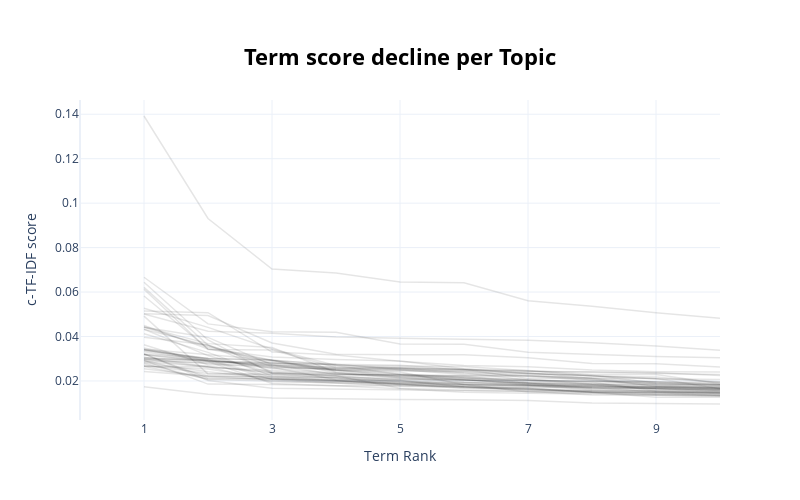

Notebook source saved alongside this figure:
### Code cell
topic_model.visualize_term_rank()

### Figure 1 — Plotly figure (JSON) as saved in the notebook; plotly's stock layout.template omitted (floating-point values rounded to 4 significant figures)
{"data": [{"hovertext": "<b>Topic -1</b>:de_and_em_para_the_to_com_of_que_d", "line": {"color": "black", "width": 1.5}, "mode": "lines+lines", "name": "", "opacity": 0.1, "type": "scatter", "x": [1, 2, 3, 4, 5, 6, 7, 8, 9, 10], "y": [0.01738, 0.01399, 0.01235, 0.01182, 0.01162, 0.01158, 0.0112, 0.01005, 0.009837, 0.00963]}, {"hovertext": "<b>Topic 0</b>:de_desenvolvimento_em_experincia_co", "line": {"color": "black", "width": 1.5}, "mode": "lines+lines", "name": "", "opacity": 0.1, "type": "scatter", "x": [1, 2, 3, 4, 5, 6, 7, 8, 9, 10], "y": [0.02985, 0.02917, 0.0272, 0.02293, 0.02265, 0.02077, 0.0183, 0.01628, 0.01563, 0.01529]}, {"hovertext": "<b>Topic 1</b>:de_que_com_para_em_dados_voc_da_do_", "line": {"color": "black", "width": 1.5}, "mode": "lines+lines", "name": "", "opacity": 0.1, "type": "scatter", "x": [1, 2, 3, 4, 5, 6, 7, 8, 9, 10], "y": [0.0265, 0.02098, 0.02084, 0.02062, 0.02025, 0.01728, 0.0166, 0.01488, 0.01484, 0.01453]}, {"hovertext": "<b>Topic 2</b>:bi_de_dados_em_power_para_com_dashb", "line": {"color": "black", "width": 1.5}, "mode": "lines+lines", "name": "", "opacity": 0.1, "type": "scatter", "x": [1, 2, 3, 4, 5, 6, 7, 8, 9, 10], "y": [0.04437, 0.03679, 0.03505, 0.02397, 0.02177, 0.02028, 0.019, 0.01714, 0.01701, 0.01689]}, {"hovertext": "<b>Topic 3</b>:in_the_and_python_with_development_", "line": {"color": "black", "width": 1.5}, "mode": "lines+lines", "name": "", "opacity": 0.1, "type": "scatter", "x": [1, 2, 3, 4, 5, 6, 7, 8, 9, 10], "y": [0.03056, 0.02874, 0.02852, 0.02577, 0.02576, 0.02494, 0.0243, 0.02409, 0.02364, 0.0225]}, {"hovertext": "<b>Topic 4</b>:and_to_the_of_with_experience_we_yo", "line": {"color": "black", "width": 1.5}, "mode": "lines+lines", "name": "", "opacity": 0.1, "type": "scatter", "x": [1, 2, 3, 4, 5, 6, 7, 8, 9, 10], "y": [0.02987, 0.02606, 0.0247, 0.02334, 0.02128, 0.02115, 0.02022, 0.0197, 0.01963, 0.01835]}, {"hovertext": "<b>Topic 5</b>:marketing_de_em_para_com_do_que_da_", "line": {"color": "black", "width": 1.5}, "mode": "lines+lines", "name": "", "opacity": 0.1, "type": "scatter", "x": [1, 2, 3, 4, 5, 6, 7, 8, 9, 10], "y": [0.03479, 0.02932, 0.0207, 0.02004, 0.01813, 0.01759, 0.01658, 0.01488, 0.01476, 0.01349]}, {"hovertext": "<b>Topic 6</b>:de_em_logstica_com_para_do_da_dos_q", "line": {"color": "black", "width": 1.5}, "mode": "lines+lines", "name": "", "opacity": 0.1, "type": "scatter", "x": [1, 2, 3, 4, 5, 6, 7, 8, 9, 10], "y": [0.02924, 0.01858, 0.01845, 0.01781, 0.0178, 0.01697, 0.01628, 0.01494, 0.01271, 0.01264]}, {"hovertext": "<b>Topic 7</b>:de_que_accenture_em_com_ou_para_no_", "line": {"color": "black", "width": 1.5}, "mode": "lines+lines", "name": "", "opacity": 0.1, "type": "scatter", "x": [1, 2, 3, 4, 5, 6, 7, 8, 9, 10], "y": [0.02659, 0.02636, 0.02387, 0.02224, 0.02061, 0.02052, 0.01895, 0.01656, 0.01648, 0.016]}, {"hovertext": "<b>Topic 8</b>:dados_de_em_para_modelos_anlise_com", "line": {"color": "black", "width": 1.5}, "mode": "lines+lines", "name": "", "opacity": 0.1, "type": "scatter", "x": [1, 2, 3, 4, 5, 6, 7, 8, 9, 10], "y": [0.06442, 0.03843, 0.02337, 0.02236, 0.01669, 0.01584, 0.01538, 0.01368, 0.01351, 0.01326]}, {"hovertext": "<b>Topic 9</b>:de_da_rh_analista_em_com_dos_para_o", "line": {"color": "black", "width": 1.5}, "mode": "lines+lines", "name": "", "opacity": 0.1, "type": "scatter", "x": [1, 2, 3, 4, 5, 6, 7, 8, 9, 10], "y": [0.03224, 0.02019, 0.01668, 0.01625, 0.01602, 0.01565, 0.01527, 0.01509, 0.01408, 0.01375]}, {"hovertext": "<b>Topic 10</b>:to_the_and_of_our_team_work_softwa", "line": {"color": "black", "width": 1.5}, "mode": "lines+lines", "name": "", "opacity": 0.1, "type": "scatter", "x": [1, 2, 3, 4, 5, 6, 7, 8, 9, 10], "y": [0.03319, 0.02908, 0.02716, 0.02524, 0.02477, 0.0236, 0.02335, 0.02238, 0.02103, 0.0197]}, {"hovertext": "<b>Topic 11</b>:and_the_to_of_in_we_vtex_is_you_wi", "line": {"color": "black", "width": 1.5}, "mode": "lines+lines", "name": "", "opacity": 0.1, "type": "scatter", "x": [1, 2, 3, 4, 5, 6, 7, 8, 9, 10], "y": [0.03217, 0.03026, 0.02915, 0.02463, 0.02281, 0.02026, 0.02024, 0.01853, 0.01852, 0.01832]}, {"hovertext": "<b>Topic 12</b>:and_to_in_experience_of_with_data_", "line": {"color": "black", "width": 1.5}, "mode": "lines+lines", "name": "", "opacity": 0.1, "type": "scatter", "x": [1, 2, 3, 4, 5, 6, 7, 8, 9, 10], "y": [0.02848, 0.02663, 0.02349, 0.02287, 0.02267, 0.02225, 0.02224, 0.02128, 0.0195, 0.01945]}, {"hovertext": "<b>Topic 13</b>:sports_statistician_football_game_", "line": {"color": "black", "width": 1.5}, "mode": "lines+lines", "name": "", "opacity": 0.1, "type": "scatter", "x": [1, 2, 3, 4, 5, 6, 7, 8, 9, 10], "y": [0.1392, 0.0931, 0.07032, 0.06858, 0.0645, 0.06419, 0.05611, 0.05362, 0.05068, 0.04821]}, {"hovertext": "<b>Topic 14</b>:de_para_em_que_com_voc_uma_um_da_d", "line": {"color": "black", "width": 1.5}, "mode": "lines+lines", "name": "", "opacity": 0.1, "type": "scatter", "x": [1, 2, 3, 4, 5, 6, 7, 8, 9, 10], "y": [0.02824, 0.02409, 0.02108, 0.01986, 0.01982, 0.01761, 0.01718, 0.01706, 0.01517, 0.01438]}, {"hovertext": "<b>Topic 15</b>:crdito_de_para_creditas_com_em_pan", "line": {"color": "black", "width": 1.5}, "mode": "lines+lines", "name": "", "opacity": 0.1, "type": "scatter", "x": [1, 2, 3, 4, 5, 6, 7, 8, 9, 10], "y": [0.04126, 0.03287, 0.0222, 0.02036, 0.01843, 0.01739, 0.01598, 0.01485, 0.01413, 0.01386]}, {"hovertext": "<b>Topic 16</b>:data_and_experience_of_with_in_to_", "line": {"color": "black", "width": 1.5}, "mode": "lines+lines", "name": "", "opacity": 0.1, "type": "scatter", "x": [1, 2, 3, 4, 5, 6, 7, 8, 9, 10], "y": [0.06212, 0.03611, 0.02404, 0.02304, 0.02266, 0.02246, 0.02226, 0.02128, 0.02107, 0.01649]}, {"hovertext": "<b>Topic 17</b>:support_and_to_sap_the_of_in_with_", "line": {"color": "black", "width": 1.5}, "mode": "lines+lines", "name": "", "opacity": 0.1, "type": "scatter", "x": [1, 2, 3, 4, 5, 6, 7, 8, 9, 10], "y": [0.03371, 0.03014, 0.02938, 0.02697, 0.02296, 0.02166, 0.02072, 0.01859, 0.01733, 0.01644]}, {"hovertext": "<b>Topic 18</b>:agoda_marketing_data_from_and_on_o", "line": {"color": "black", "width": 1.5}, "mode": "lines+lines", "name": "", "opacity": 0.1, "type": "scatter", "x": [1, 2, 3, 4, 5, 6, 7, 8, 9, 10], "y": [0.04413, 0.03527, 0.02929, 0.02368, 0.0221, 0.02207, 0.01944, 0.0187, 0.0181, 0.017]}, {"hovertext": "<b>Topic 19</b>:de_em_para_cloud_com_experincia_nu", "line": {"color": "black", "width": 1.5}, "mode": "lines+lines", "name": "", "opacity": 0.1, "type": "scatter", "x": [1, 2, 3, 4, 5, 6, 7, 8, 9, 10], "y": [0.02666, 0.0254, 0.02092, 0.01906, 0.01763, 0.01727, 0.01575, 0.0157, 0.01525, 0.01487]}, {"hovertext": "<b>Topic 20</b>:de_sistemas_dos_processos_em_os_pa", "line": {"color": "black", "width": 1.5}, "mode": "lines+lines", "name": "", "opacity": 0.1, "type": "scatter", "x": [1, 2, 3, 4, 5, 6, 7, 8, 9, 10], "y": [0.03396, 0.02974, 0.0216, 0.01997, 0.0186, 0.01722, 0.01685, 0.01522, 0.01485, 0.01483]}, {"hovertext": "<b>Topic 21</b>:de_sql_em_server_dados_banco_com_p", "line": {"color": "black", "width": 1.5}, "mode": "lines+lines", "name": "", "opacity": 0.1, "type": "scatter", "x": [1, 2, 3, 4, 5, 6, 7, 8, 9, 10], "y": [0.03431, 0.032, 0.02945, 0.02496, 0.02202, 0.02143, 0.01909, 0.01816, 0.01726, 0.01667]}, {"hovertext": "<b>Topic 22</b>:and_the_to_of_in_accounting_financ", "line": {"color": "black", "width": 1.5}, "mode": "lines+lines", "name": "", "opacity": 0.1, "type": "scatter", "x": [1, 2, 3, 4, 5, 6, 7, 8, 9, 10], "y": [0.03418, 0.02888, 0.02808, 0.02731, 0.02575, 0.02367, 0.02043, 0.01944, 0.01551, 0.01546]}, {"hovertext": "<b>Topic 23</b>:java_de_spring_em_com_para_arquite", "line": {"color": "black", "width": 1.5}, "mode": "lines+lines", "name": "", "opacity": 0.1, "type": "scatter", "x": [1, 2, 3, 4, 5, 6, 7, 8, 9, 10], "y": [0.04917, 0.02315, 0.02279, 0.0217, 0.01962, 0.0193, 0.01906, 0.01791, 0.01652, 0.01485]}, {"hovertext": "<b>Topic 24</b>:de_certified_que_suporte_solutis_b", "line": {"color": "black", "width": 1.5}, "mode": "lines+lines", "name": "", "opacity": 0.1, "type": "scatter", "x": [1, 2, 3, 4, 5, 6, 7, 8, 9, 10], "y": [0.03206, 0.02129, 0.02102, 0.02035, 0.0191, 0.01867, 0.01807, 0.01791, 0.01689, 0.01635]}, {"hovertext": "<b>Topic 25</b>:de_picpay_da_com_para_em_do_que_da", "line": {"color": "black", "width": 1.5}, "mode": "lines+lines", "name": "", "opacity": 0.1, "type": "scatter", "x": [1, 2, 3, 4, 5, 6, 7, 8, 9, 10], "y": [0.02931, 0.02233, 0.0217, 0.02131, 0.01954, 0.01927, 0.01829, 0.01749, 0.01646, 0.01618]}, {"hovertext": "<b>Topic 26</b>:web_oowlish_and_to_the_wordpress_w", "line": {"color": "black", "width": 1.5}, "mode": "lines+lines", "name": "", "opacity": 0.1, "type": "scatter", "x": [1, 2, 3, 4, 5, 6, 7, 8, 9, 10], "y": [0.02901, 0.02818, 0.02798, 0.02544, 0.0254, 0.02484, 0.02458, 0.02379, 0.0233, 0.02293]}, {"hovertext": "<b>Topic 27</b>:security_and_of_the_to_in_cyber_ou", "line": {"color": "black", "width": 1.5}, "mode": "lines+lines", "name": "", "opacity": 0.1, "type": "scatter", "x": [1, 2, 3, 4, 5, 6, 7, 8, 9, 10], "y": [0.04324, 0.03142, 0.02354, 0.02221, 0.02024, 0.01839, 0.01503, 0.01461, 0.01355, 0.01322]}, {"hovertext": "<b>Topic 28</b>:de_em_inspeo_mundial_da_somos_inte", "line": {"color": "black", "width": 1.5}, "mode": "lines+lines", "name": "", "opacity": 0.1, "type": "scatter", "x": [1, 2, 3, 4, 5, 6, 7, 8, 9, 10], "y": [0.02782, 0.02064, 0.02002, 0.01893, 0.01839, 0.01797, 0.01761, 0.01746, 0.01738, 0.01649]}, {"hovertext": "<b>Topic 29</b>:energy_the_in_and_to_of_we_our_wit", "line": {"color": "black", "width": 1.5}, "mode": "lines+lines", "name": "", "opacity": 0.1, "type": "scatter", "x": [1, 2, 3, 4, 5, 6, 7, 8, 9, 10], "y": [0.05822, 0.03443, 0.03076, 0.02966, 0.02901, 0.02546, 0.0232, 0.02251, 0.01913, 0.01774]}, {"hovertext": "<b>Topic 30</b>:que_sade_dasa_por_de_saneamento_so", "line": {"color": "black", "width": 1.5}, "mode": "lines+lines", "name": "", "opacity": 0.1, "type": "scatter", "x": [1, 2, 3, 4, 5, 6, 7, 8, 9, 10], "y": [0.03629, 0.02733, 0.02702, 0.02625, 0.02622, 0.02512, 0.02341, 0.02212, 0.02102, 0.02066]}, {"hovertext": "<b>Topic 31</b>:de_com_que_em_para_uma_mais_da_voc", "line": {"color": "black", "width": 1.5}, "mode": "lines+lines", "name": "", "opacity": 0.1, "type": "scatter", "x": [1, 2, 3, 4, 5, 6, 7, 8, 9, 10], "y": [0.02702, 0.02339, 0.02312, 0.02116, 0.01858, 0.01661, 0.01627, 0.01555, 0.01477, 0.01458]}, {"hovertext": "<b>Topic 32</b>:deloitte_de_profissionais_que_com_", "line": {"color": "black", "width": 1.5}, "mode": "lines+lines", "name": "", "opacity": 0.1, "type": "scatter", "x": [1, 2, 3, 4, 5, 6, 7, 8, 9, 10], "y": [0.02975, 0.02784, 0.02594, 0.02559, 0.02527, 0.02436, 0.02361, 0.02107, 0.01756, 0.01753]}, {"hovertext": "<b>Topic 33</b>:launchpad_and_to_of_with_for_the_i", "line": {"color": "black", "width": 1.5}, "mode": "lines+lines", "name": "", "opacity": 0.1, "type": "scatter", "x": [1, 2, 3, 4, 5, 6, 7, 8, 9, 10], "y": [0.0432, 0.03598, 0.0278, 0.02748, 0.02501, 0.02286, 0.02271, 0.0207, 0.01838, 0.01784]}, {"hovertext": "<b>Topic 34</b>:de_que_mais_digital_em_com_tivit_p", "line": {"color": "black", "width": 1.5}, "mode": "lines+lines", "name": "", "opacity": 0.1, "type": "scatter", "x": [1, 2, 3, 4, 5, 6, 7, 8, 9, 10], "y": [0.0243, 0.02217, 0.02043, 0.01966, 0.0191, 0.01846, 0.01767, 0.01678, 0.01665, 0.01546]}, {"hovertext": "<b>Topic 35</b>:learning_machine_models_engineer_a", "line": {"color": "black", "width": 1.5}, "mode": "lines+lines", "name": "", "opacity": 0.1, "type": "scatter", "x": [1, 2, 3, 4, 5, 6, 7, 8, 9, 10], "y": [0.05147, 0.05074, 0.03297, 0.03165, 0.0289, 0.02699, 0.0264, 0.02491, 0.02418, 0.02406]}, {"hovertext": "<b>Topic 36</b>:test_testing_and_automation_in_of_", "line": {"color": "black", "width": 1.5}, "mode": "lines+lines", "name": "", "opacity": 0.1, "type": "scatter", "x": [1, 2, 3, 4, 5, 6, 7, 8, 9, 10], "y": [0.05275, 0.0441, 0.03436, 0.02693, 0.02674, 0.02647, 0.02462, 0.02225, 0.02181, 0.01929]}, {"hovertext": "<b>Topic 37</b>:pagamento_de_em_com_folha_do_meios", "line": {"color": "black", "width": 1.5}, "mode": "lines+lines", "name": "", "opacity": 0.1, "type": "scatter", "x": [1, 2, 3, 4, 5, 6, 7, 8, 9, 10], "y": [0.03417, 0.03015, 0.02556, 0.02346, 0.02152, 0.01945, 0.01828, 0.01693, 0.01679, 0.0157]}, {"hovertext": "<b>Topic 38</b>:data_and_to_mxico_business_the_of_", "line": {"color": "black", "width": 1.5}, "mode": "lines+lines", "name": "", "opacity": 0.1, "type": "scatter", "x": [1, 2, 3, 4, 5, 6, 7, 8, 9, 10], "y": [0.045, 0.03436, 0.02918, 0.02749, 0.02708, 0.02518, 0.02116, 0.02103, 0.01879, 0.01844]}, {"hovertext": "<b>Topic 39</b>:de_siemens_em_se_futuro_para_na_so", "line": {"color": "black", "width": 1.5}, "mode": "lines+lines", "name": "", "opacity": 0.1, "type": "scatter", "x": [1, 2, 3, 4, 5, 6, 7, 8, 9, 10], "y": [0.03019, 0.02959, 0.02618, 0.02056, 0.0204, 0.02039, 0.02017, 0.02002, 0.01964, 0.01859]}, {"hovertext": "<b>Topic 40</b>:dados_de_em_agi_sql_anlise_com_bi_", "line": {"color": "black", "width": 1.5}, "mode": "lines+lines", "name": "", "opacity": 0.1, "type": "scatter", "x": [1, 2, 3, 4, 5, 6, 7, 8, 9, 10], "y": [0.03963, 0.03613, 0.02649, 0.02478, 0.02399, 0.01832, 0.01808, 0.01767, 0.01725, 0.01688]}, {"hovertext": "<b>Topic 41</b>:analytics_de_em_para_com_niq_que_d", "line": {"color": "black", "width": 1.5}, "mode": "lines+lines", "name": "", "opacity": 0.1, "type": "scatter", "x": [1, 2, 3, 4, 5, 6, 7, 8, 9, 10], "y": [0.03175, 0.02878, 0.01882, 0.01787, 0.01648, 0.01492, 0.01445, 0.01428, 0.01376, 0.0135]}, {"hovertext": "<b>Topic 42</b>:project_management_and_the_of_to_i", "line": {"color": "black", "width": 1.5}, "mode": "lines+lines", "name": "", "opacity": 0.1, "type": "scatter", "x": [1, 2, 3, 4, 5, 6, 7, 8, 9, 10], "y": [0.06128, 0.03413, 0.03396, 0.02605, 0.02587, 0.02528, 0.02468, 0.02293, 0.02285, 0.0187]}, {"hovertext": "<b>Topic 43</b>:accenture_pessoa_desenvolvedora_es", "line": {"color": "black", "width": 1.5}, "mode": "lines+lines", "name": "", "opacity": 0.1, "type": "scatter", "x": [1, 2, 3, 4, 5, 6, 7, 8, 9, 10], "y": [0.06665, 0.04568, 0.04219, 0.04188, 0.03661, 0.0365, 0.03291, 0.03198, 0.031, 0.03046]}, {"hovertext": "<b>Topic 44</b>:and_we_our_the_to_in_of_with_are_i", "line": {"color": "black", "width": 1.5}, "mode": "lines+lines", "name": "", "opacity": 0.1, "type": "scatter", "x": [1, 2, 3, 4, 5, 6, 7, 8, 9, 10], "y": [0.03183, 0.02917, 0.02647, 0.02497, 0.02469, 0.02425, 0.0221, 0.02029, 0.01786, 0.01715]}, {"hovertext": "<b>Topic 45</b>:collection_you_appen_collector_ai_", "line": {"color": "black", "width": 1.5}, "mode": "lines+lines", "name": "", "opacity": 0.1, "type": "scatter", "x": [1, 2, 3, 4, 5, 6, 7, 8, 9, 10], "y": [0.05015, 0.04237, 0.04144, 0.03983, 0.03916, 0.03875, 0.03834, 0.03719, 0.03575, 0.03383]}, {"hovertext": "<b>Topic 46</b>:de_agi_contbeis_em_financeiros_par", "line": {"color": "black", "width": 1.5}, "mode": "lines+lines", "name": "", "opacity": 0.1, "type": "scatter", "x": [1, 2, 3, 4, 5, 6, 7, 8, 9, 10], "y": [0.02551, 0.02199, 0.02199, 0.02144, 0.02075, 0.0205, 0.01898, 0.01835, 0.01645, 0.01603]}, {"hovertext": "<b>Topic 47</b>:de_dados_para_educao_escolas_da_co", "line": {"color": "black", "width": 1.5}, "mode": "lines+lines", "name": "", "opacity": 0.1, "type": "scatter", "x": [1, 2, 3, 4, 5, 6, 7, 8, 9, 10], "y": [0.03072, 0.02636, 0.01961, 0.01943, 0.01884, 0.01855, 0.01792, 0.01584, 0.01545, 0.01432]}, {"hovertext": "<b>Topic 48</b>:agoda_marketing_data_from_on_and_o", "line": {"color": "black", "width": 1.5}, "mode": "lines+lines", "name": "", "opacity": 0.1, "type": "scatter", "x": [1, 2, 3, 4, 5, 6, 7, 8, 9, 10], "y": [0.04412, 0.03958, 0.02718, 0.02491, 0.0232, 0.02134, 0.02039, 0.01969, 0.01879, 0.01828]}, {"hovertext": "<b>Topic 49</b>:substrate_o365_or_and_microsoft_da", "line": {"color": "black", "width": 1.5}, "mode": "lines+lines", "name": "", "opacity": 0.1, "type": "scatter", "x": [1, 2, 3, 4, 5, 6, 7, 8, 9, 10], "y": [0.05025, 0.04947, 0.03709, 0.03205, 0.03181, 0.03179, 0.03038, 0.02782, 0.02775, 0.02628]}], "layout": {"height": 500, "hoverlabel": {"bgcolor": "white", "font": {"family": "Rockwell", "size": 16}}, "showlegend": false, "title": {"font": {"color": "Black", "size": 22}, "text": "<b>Term score decline per Topic</b>", "x": 0.5, "xanchor": "center", "y": 0.9, "yanchor": "top"}, "width": 800, "xaxis": {"dtick": 2, "range": [0, 10], "tick0": 1, "title": {"text": "Term Rank"}}, "yaxis": {"title": {"text": "c-TF-IDF score"}}}}
